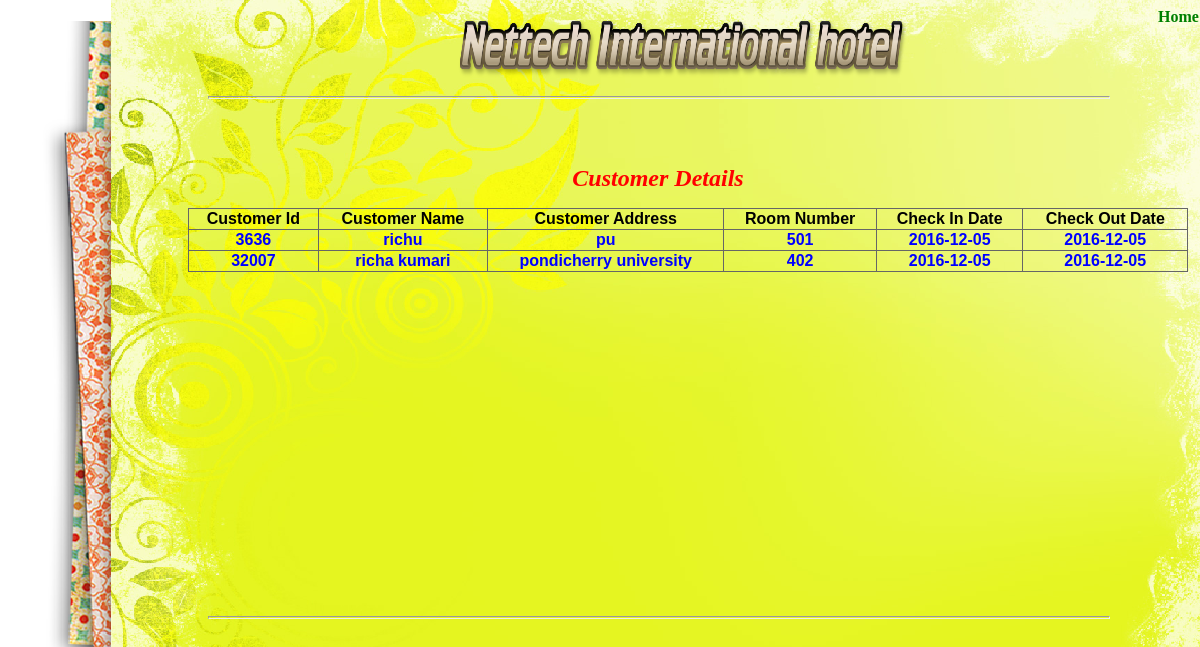
/customer.php (signed in), run on the app's committed database.
### tables this page shows
CREATE TABLE IF NOT EXISTS `occupant` (
  `cid` int(4) NOT NULL DEFAULT '0',
  `date` date DEFAULT NULL,
  `room_no` varchar(10) DEFAULT NULL,
  `name` varchar(25) DEFAULT NULL,
  `address` char(50) DEFAULT NULL,
  `nop` int(2) DEFAULT NULL,
  `oid` int(2) DEFAULT NULL,
  `outdate` date DEFAULT NULL,
  PRIMARY KEY (`cid`)
);

### customer.php (the view, shortened to what this page needs)
<html>
<head>
<link rel="stylesheet" type="text/css" href="main1.css" />
</head>
 <body>
 <p>
 <img src="images/logo.png" class="logo">
 <hr class="b">
</p>
<table align='center' class='menu'>
		<tr align='center'><td class="head"><br><br>Customer Details</font><br><br></td></tr>
</table>
<?php
require("con1.php");
if(isset($_SESSION['un']) && ($_SESSION['ut']))
{
$t=$_SESSION['ut'];
if($t=='1')
{
echo '<form name="frm" method="post">
<table border="1" class="view">
<tr>
<th>Customer Id</th>
<th>Customer Name</th>
<th>Customer Address</th>
<th>Room Number</th>
<th>Check In Date</th>
<th>Check Out Date</th>
</tr>';
$q="select * from occupant";
$result=mysqli_query($con,$q);
while($row=mysqli_fetch_array($result))
{
if($row['oid']==1)
{
echo '
<tr>
<td>'.$row['cid'].'</td>
<td>'.$row['name'].'</td>
<td>'.$row['address'].'</td>
<td>'.$row['room_no'].'</td>
<td>'.$row['date'].'</td>
<td>'.$row['outdate'].'</td>
</tr></form>';
}
}
echo '</table>
<br>
<a href="home.php" class="link">Home</a>';
}
}
?>
<hr class="line">
</body>
</html>

### main1.css (style rules this page uses)
body { background-image:url(images/f5.png); font-family: Verdana; text: black; position:absolute; top:0; }
img.logo { width:450; height:60; position:absolute; top:10; left:450; }
hr.b { width:900; height:1; color:#000; position:absolute; top:80; left:200; }
hr.line { width:900; height:1; color:#000; position:absolute; top:600; left:200; }
table.menu { border-color: transparent; border:none; width:900px; align:left; border-collapse:separate; text-align:center; color:red; position:absolute; top:100px; left:200px; font-size:24px; font-weight:bold; font-style:oblique; }
a.link { color:green; text-decoration:none; position:absolute; top:0; left:1150; font-weight:700; }
table.view { border:none; width:1000px; text-height:text-size; text-align:center; color:#000; position:absolute; font-family:Verdana, Geneva, sans-serif; font-weight:bold; top:200; left:180; border-collapse:collapse; border-color:#666666; }
th { color:#000000; }
td { color:#0000FF; }
td.head { color:#F00; }

### data on the page
occupant: cid "3636", name "richu", address "pu", room_no "501", date "2016-12-05", outdate "2016-12-05"
occupant: cid "32007", name "richa kumari", address "pondicherry university", room_no "402", date "2016-12-05", outdate "2016-12-05"
